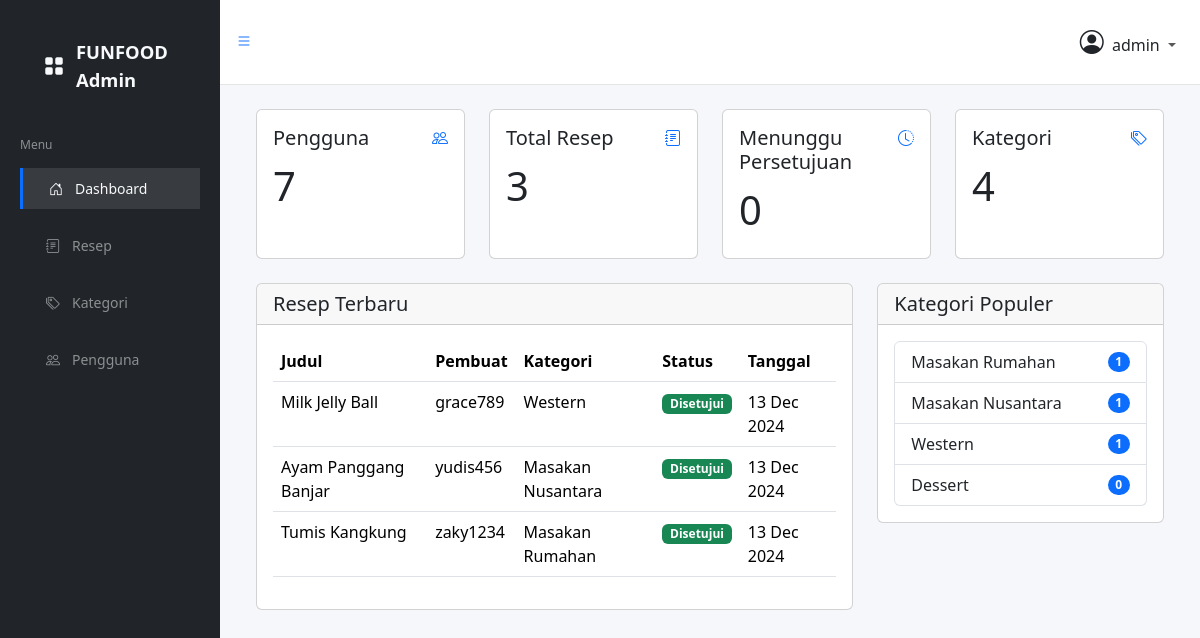
The page /a/ (signed in) on the database as committed earlier.
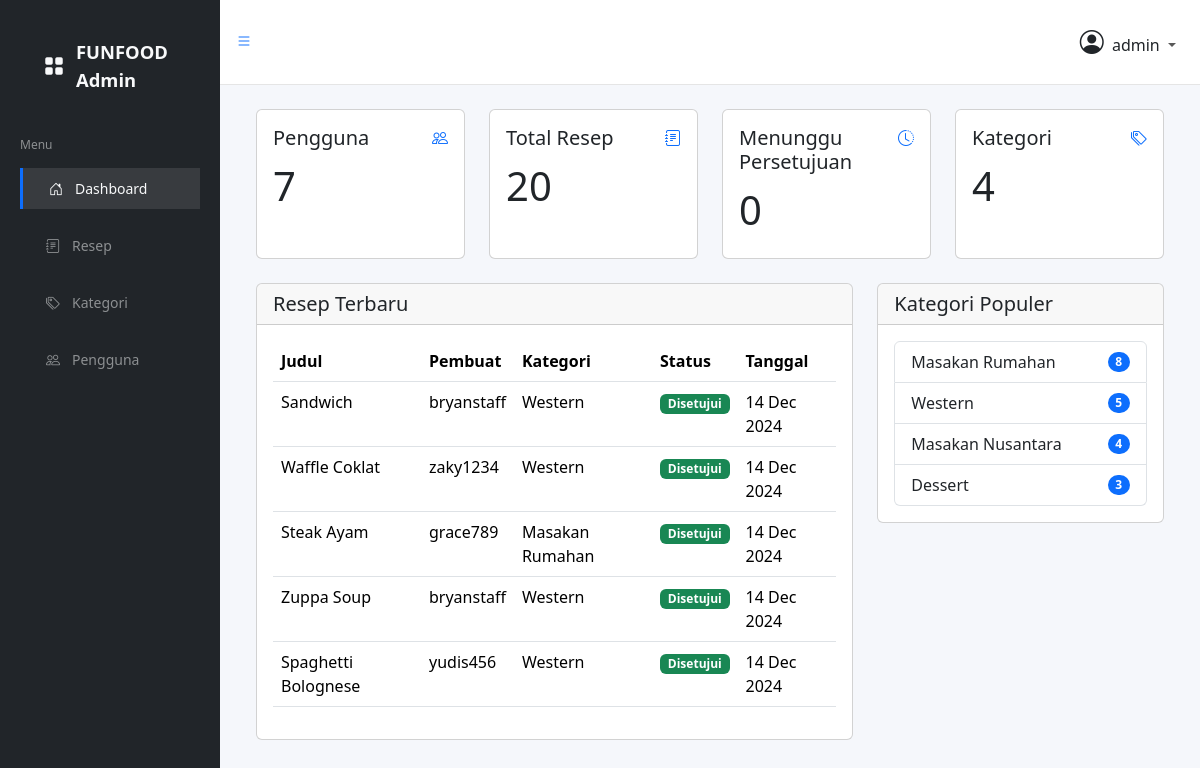
The same page on the database as committed later.
### funfood_app/models.py (models this page shows, shortened)
class Recipe(models.Model):
    user = models.ForeignKey(CustomUser, on_delete=models.CASCADE, related_name='recipes')
    title = models.CharField(max_length=100)
    description = models.TextField()
    ingredients = models.TextField(help_text='Separate each ingredient with a newline.')
    steps = models.TextField(help_text='Separate each step with a newline.')
    image = models.ImageField(upload_to='recipe/', blank=True, null=True)
    category = models.ForeignKey('Category', on_delete=models.CASCADE, related_name='recipes')
    is_approved = models.BooleanField(default=False)
    created_at = models.DateTimeField(auto_now_add=True)

class CustomUser(AbstractUser):
    nickname = models.CharField(max_length=20)
    phone_number = models.CharField(max_length=20, blank=True, null=True)
    profile_image = models.ImageField(upload_to='profile/', blank=True, null=True)

class Category(models.Model):
    name = models.CharField(max_length=50, unique=True)
    description = models.TextField()

### funfood_app/views.py (the view)
# urls.py: path('a/', views.admin_dashboard, name='admin_dashboard'),
@login_required
def admin_dashboard(request):
    if not request.user.is_superuser:
        raise PermissionDenied
    context = {
        'total_users': CustomUser.objects.count(),
        'total_recipes': Recipe.objects.count(),
        'pending_recipes': Recipe.objects.filter(is_approved=False).count(),
        'total_categories': Category.objects.count(),
        'latest_recipes': Recipe.objects.order_by('-created_at')[:5],
        'popular_categories': Category.objects.annotate(
            recipe_count=Count('recipes')).order_by('-recipe_count')[:5]
    }
    return render(request, 'admin/dashboard.html', context)

### templates/admin/dashboard.html (shortened to what the changed rows need)
{% extends 'admin/base_admin.html' %} {% block content %}
<div class="container-fluid">
  <div class="row mb-4">
    <div class="col-md-3">
      <div class="card" style="height: 150px">
        <div class="card-body">
          <h1 class="mt-1 mb-3">{{ total_users }}</h1>
        </div>
      </div>
    </div>
    <div class="col-md-3">
      <div class="card" style="height: 150px">
        <div class="card-body">
          <div class="row">
            <div class="col mt-0">
            </div>
            <div class="col-auto">
            </div>
          </div>
          <h1 class="mt-1 mb-3">{{ total_recipes }}</h1>
        </div>
      </div>
    </div>
    <div class="col-md-3">
      <div class="card" style="height: 150px">
        <div class="card-body">
          <h1 class="mt-1 mb-3">{{ pending_recipes }}</h1>
        </div>
      </div>
    </div>
    <div class="col-md-3">
      <div class="card" style="height: 150px">
        <div class="card-body">
          <h1 class="mt-1 mb-3">{{ total_categories }}</h1>
        </div>
      </div>
    </div>
  </div>
  <div class="row">
    <div class="col-12 col-lg-8">
      <div class="card">
        <div class="card-body">
          <div class="table-responsive">
            <table class="table">
              <thead>
                <tr>
                  <th>Judul</th>
                  <th>Pembuat</th>
                  <th>Kategori</th>
                  <th>Status</th>
                  <th>Tanggal</th>
                </tr>
              </thead>
              <tbody>
                {% for recipe in latest_recipes %}
                <tr>
                  <td class="text-capitalize">{{ recipe.title }}</td>
                  <td>{{ recipe.user.username }}</td>
                  <td class="text-capitalize">{{ recipe.category.name }}</td>
                  <td>
                    {% if recipe.is_approved %}
                    <span class="badge bg-success">Disetujui</span>
                    {% else %}
                    <span class="badge bg-warning">Pending</span>
                    {% endif %}
                  </td>
                  <td>{{ recipe.created_at|date:"d M Y" }}</td>
                </tr>
                {% endfor %}
              </tbody>
            </table>
          </div>
        </div>
      </div>
    </div>
    <div class="col-12 col-lg-4">
      <div class="card">
        <div class="card-body">
          <div class="list-group">
            {% for category in popular_categories %}
            <a
              class="list-group-item list-group-item-action d-flex justify-content-between align-items-center text-capitalize"
            >
              {{ category.name }}
              <span class="badge bg-primary rounded-pill"
                >{{ category.recipes.count }}</span
              >
            </a>
            {% endfor %}
          </div>
        </div>
      </div>
    </div>
  </div>
</div>
{% endblock %}

Rows that differ between the two databases and show on the page:
no longer on this page (row unchanged): Recipe: title "Milk Jelly Ball", user.username "grace789", category.name "Western", is_approved "Disetujui", created_at "13 Dec 2024"
no longer on this page (row unchanged): Recipe: title "Ayam Panggang Banjar", user.username "yudis456", category.name "Masakan Nusantara", is_approved "Disetujui", created_at "13 Dec 2024"
no longer on this page (row unchanged): Recipe: title "Tumis Kangkung", user.username "zaky1234", category.name "Masakan Rumahan", is_approved "Disetujui", created_at "13 Dec 2024"
added Recipe: title "Sandwich", user.username "bryanstaff", category.name "Western", is_approved "Disetujui", created_at "14 Dec 2024"
added Recipe: title "Waffle Coklat", user.username "zaky1234", category.name "Western", is_approved "Disetujui", created_at "14 Dec 2024"
added Recipe: title "Steak Ayam", user.username "grace789", category.name "Masakan Rumahan", is_approved "Disetujui", created_at "14 Dec 2024"
added Recipe: title "Zuppa Soup", user.username "bryanstaff", category.name "Western", is_approved "Disetujui", created_at "14 Dec 2024"
added Recipe: title "Spaghetti Bolognese", user.username "yudis456", category.name "Western", is_approved "Disetujui", created_at "14 Dec 2024"
computed for Category "Masakan Rumahan": recipes.count "1" → "8"
shown differently, row unchanged: Category "Western": recipes.count "1" → "5"; moves up the list
computed for Category "Masakan Nusantara": recipes.count "1" → "4"
computed for Category "Dessert": recipes.count "0" → "3"
Other text that changed with them:
{{ total_recipes }}: "3" → "20"
